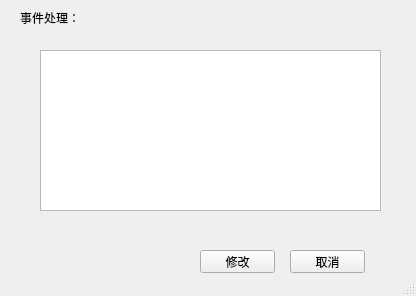
<?xml version="1.0" encoding="UTF-8"?>
<ui version="4.0">
 <class>ModifyOperateMainWindow</class>
 <widget class="QMainWindow" name="ModifyOperateMainWindow">
  <property name="geometry">
   <rect>
    <x>0</x>
    <y>0</y>
    <width>416</width>
    <height>296</height>
   </rect>
  </property>
  <property name="windowTitle">
   <string>MainWindow</string>
  </property>
  <widget class="QWidget" name="centralwidget">
   <widget class="QLabel" name="label">
    <property name="geometry">
     <rect>
      <x>20</x>
      <y>10</y>
      <width>61</width>
      <height>16</height>
     </rect>
    </property>
    <property name="text">
     <string>事件处理：</string>
    </property>
   </widget>
   <widget class="QTextEdit" name="textEdit">
    <property name="geometry">
     <rect>
      <x>40</x>
      <y>50</y>
      <width>341</width>
      <height>161</height>
     </rect>
    </property>
   </widget>
   <widget class="QPushButton" name="pushButton">
    <property name="geometry">
     <rect>
      <x>200</x>
      <y>250</y>
      <width>75</width>
      <height>23</height>
     </rect>
    </property>
    <property name="text">
     <string>修改</string>
    </property>
   </widget>
   <widget class="QPushButton" name="pushButton_2">
    <property name="geometry">
     <rect>
      <x>290</x>
      <y>250</y>
      <width>75</width>
      <height>23</height>
     </rect>
    </property>
    <property name="text">
     <string>取消</string>
    </property>
   </widget>
  </widget>
  <widget class="QStatusBar" name="statusbar"/>
 </widget>
 <resources/>
 <connections/>
</ui>
